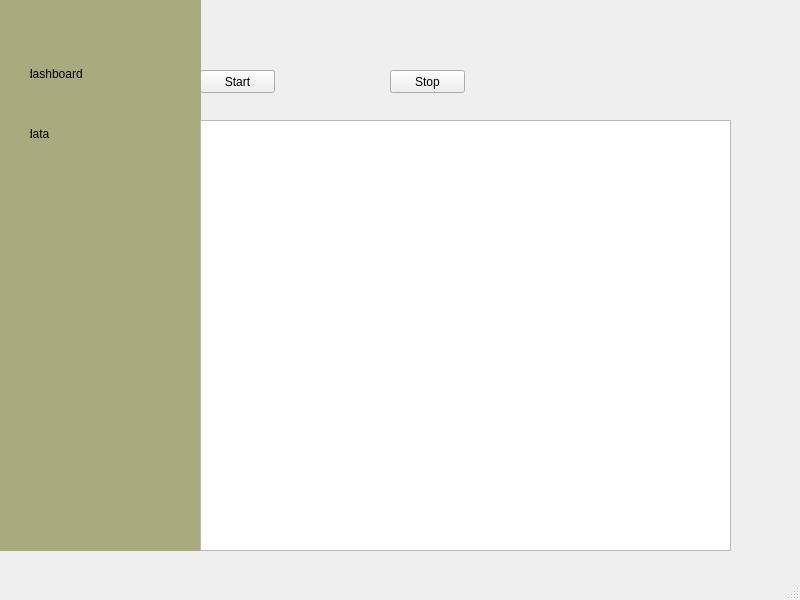
<?xml version="1.0" encoding="UTF-8"?>
<ui version="4.0">
 <class>MainWindow</class>
 <widget class="QMainWindow" name="MainWindow">
  <property name="geometry">
   <rect>
    <x>0</x>
    <y>0</y>
    <width>800</width>
    <height>600</height>
   </rect>
  </property>
  <property name="sizePolicy">
   <sizepolicy hsizetype="Maximum" vsizetype="Maximum">
    <horstretch>0</horstretch>
    <verstretch>0</verstretch>
   </sizepolicy>
  </property>
  <property name="windowTitle">
   <string>MainWindow</string>
  </property>
  <widget class="QWidget" name="centralwidget">
   <widget class="QPushButton" name="startBtn">
    <property name="geometry">
     <rect>
      <x>200</x>
      <y>70</y>
      <width>75</width>
      <height>23</height>
     </rect>
    </property>
    <property name="text">
     <string>Start</string>
    </property>
   </widget>
   <widget class="QPushButton" name="stopBtn">
    <property name="geometry">
     <rect>
      <x>390</x>
      <y>70</y>
      <width>75</width>
      <height>23</height>
     </rect>
    </property>
    <property name="text">
     <string>Stop</string>
    </property>
   </widget>
   <widget class="QWidget" name="menu" native="true">
    <property name="geometry">
     <rect>
      <x>0</x>
      <y>0</y>
      <width>201</width>
      <height>551</height>
     </rect>
    </property>
    <property name="styleSheet">
     <string notr="true">#menu{
	background-color: #aaaa7f;
}</string>
    </property>
    <widget class="QWidget" name="dashboard" native="true">
     <property name="geometry">
      <rect>
       <x>30</x>
       <y>60</y>
       <width>120</width>
       <height>31</height>
      </rect>
     </property>
     <property name="styleSheet">
      <string notr="true">QWidget:hover{
	background-color: #87CBB9;
}</string>
     </property>
     <widget class="QLabel" name="label">
      <property name="geometry">
       <rect>
        <x>-4</x>
        <y>3</y>
        <width>121</width>
        <height>21</height>
       </rect>
      </property>
      <property name="text">
       <string>dashboard</string>
      </property>
     </widget>
    </widget>
    <widget class="QWidget" name="data" native="true">
     <property name="geometry">
      <rect>
       <x>30</x>
       <y>120</y>
       <width>120</width>
       <height>31</height>
      </rect>
     </property>
     <property name="styleSheet">
      <string notr="true">QWidget:hover{
	background-color: #87CBB9;
}</string>
     </property>
     <widget class="QLabel" name="label_2">
      <property name="geometry">
       <rect>
        <x>-4</x>
        <y>3</y>
        <width>121</width>
        <height>21</height>
       </rect>
      </property>
      <property name="text">
       <string>data</string>
      </property>
     </widget>
    </widget>
   </widget>
   <widget class="QTextEdit" name="table1">
    <property name="geometry">
     <rect>
      <x>200</x>
      <y>120</y>
      <width>531</width>
      <height>431</height>
     </rect>
    </property>
   </widget>
  </widget>
  <widget class="QMenuBar" name="menubar">
   <property name="geometry">
    <rect>
     <x>0</x>
     <y>0</y>
     <width>800</width>
     <height>22</height>
    </rect>
   </property>
  </widget>
  <widget class="QStatusBar" name="statusbar"/>
 </widget>
 <resources/>
 <connections/>
</ui>
